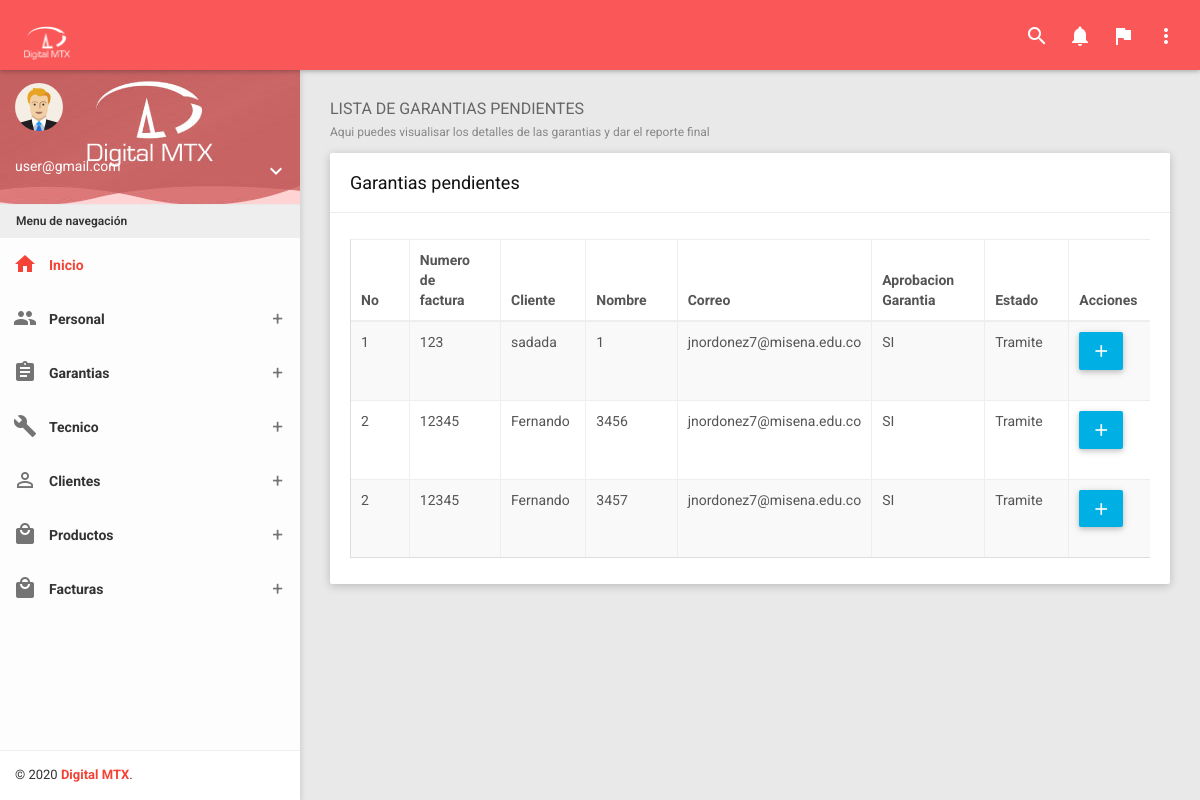
Before: /?controller=technical&method=list (signed in) with the older database file.
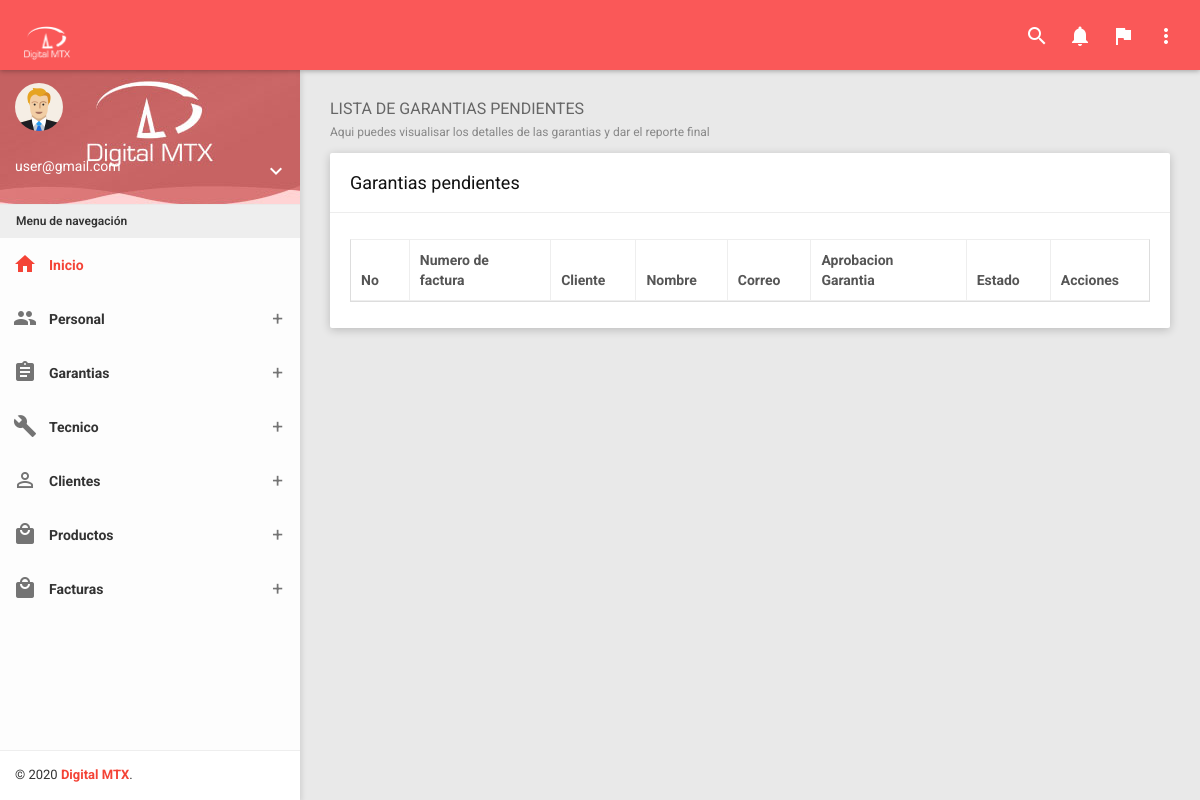
After: the same page with the newer database file.
### tables this page shows
CREATE TABLE `mg_garantia` (
  `id` int(11) NOT NULL,
  `No_garantia` varchar(20) NOT NULL,
  `Fecha_ingreso` date NOT NULL,
  `Hora_ingreso` varchar(50) NOT NULL,
  `Numero_Factura` varchar(50) NOT NULL,
  `Punto_Venta` varchar(50) NOT NULL,
  `Fecha_Compra` date NOT NULL,
  `Nombre_Cliente` varchar(50) NOT NULL,
  `Identificacion_Cliente` varchar(50) NOT NULL,
  `Correo_Cliente` varchar(50) NOT NULL,
  `Direccion_Cliente` varchar(50) NOT NULL,
  `Proveedor` varchar(50) NOT NULL,
  `Flete` varchar(5) NOT NULL,
  `Departamento` varchar(50) DEFAULT NULL,
  `Municipio` varchar(50) DEFAULT NULL,
  `Valor_Flete` varchar(40) DEFAULT NULL,
  `No_Guia` varchar(20) DEFAULT NULL,
  `Transportadora` varchar(50) DEFAULT NULL,
  `Observacion_Empleado` text NOT NULL,
  `Empleado` varchar(50) NOT NULL
);

CREATE TABLE `mg_detalle_garantia` (
  `id` int(11) NOT NULL,
  `Codigo_Producto` varchar(50) DEFAULT NULL,
  `Descripcion_Producto` text DEFAULT NULL,
  `Marca_Producto` varchar(50) DEFAULT NULL,
  `Sello_Producto` varchar(50) DEFAULT NULL,
  `Referencia` varchar(50) DEFAULT NULL,
  `Id_Garantia` int(11) DEFAULT NULL,
  `Observacion_Cliente` text DEFAULT NULL,
  `Aprobacion_Garantia` varchar(5) DEFAULT NULL,
  `Estado` varchar(50) DEFAULT NULL,
  `Observacion_Final` text DEFAULT NULL
);

### Models/Technical.php (called while the page is built, shortened)
<?php
class Technical
{
	private $pdo;
	public function __construct()
	{
		try {
			$this->pdo = new Conexion;
		} catch (PDOException $e) {
			die($e->getMessage());
		}
	}
	public function getAll()
	{
		try {
			$strSql = "SELECT g.*,d.id as idDetalle ,d.Codigo_Producto as idProducto,d.Descripcion_Producto as DescripcionP ,d.Marca_Producto as Marca ,d.Sello_Producto as Serie ,d.Referencia as ReferenciaProducto , d.Id_Garantia as N_garantia , d.Observacion_Cliente as ObsCliente , d.Aprobacion_Garantia as Aprobo, d.Estado as EstadoG   FROM  mg_garantia g INNER JOIN mg_detalle_garantia d ON g.id = d.Id_Garantia WHERE d.Estado = 'Tramite' OR d.Estado = 'Solucionado por servicio tecnico' OR d.Estado = 'Pendiente por servicio tecnico'";
			$query = $this->pdo->select($strSql);
			return $query;
		} catch (PDOException $e) {
			die($e->getMessage());
		}
	}
}

### Providers/Database.php (called while the page is built, shortened)
<?php
class Conexion extends PDO
{
	public function select($strSql, $arrayData = array(), $fetchMode = PDO::FETCH_OBJ)
	{
		$query = $this->prepare($strSql);
		if (!$query->execute())
			echo "Error, la consulta no se realizó";
		else
			return $query->fetchAll($fetchMode);
	}
}

### Views/Technicals/list.php (the view)
<section class="content">
        <div class="container-fluid">
            <div class="block-header">
                <h2>
                    LISTA DE GARANTIAS PENDIENTES
                    <small>Aqui puedes visualisar los detalles de las garantias y dar el reporte final</small>
                </h2>
            </div>
            <div class="row clearfix">
                <div class="col-lg-12 col-md-12 col-sm-12 col-xs-12">
                    <div class="card">
                        <div class="header">
                            <h2>
                                Garantias pendientes
                            </h2>
                        </div>
                        <div class="body">
                            <div class="table-responsive">
                                <table class="table table-bordered table-striped table-hover dataTable <?php echo $_SESSION['user']->cargo == "Administrador" ? 'js-exportable ' : 'js-basic-example' ?>">
                                    <thead>
                                        <tr>
                                            <th>No</th>
                                            <th>Numero de factura</th>
                                            <th>Cliente</th>
                                            <th>Nombre</th>
                                            <th>Correo</th>
                                            <th>Aprobacion Garantia</th>
                                            <th>Estado</th>
                                            <th>Acciones</th>
                                        </tr>
                                    </thead>
                                    <tbody>
                                        <?php foreach ($technicals as $key => $technical) { ?>
                                            <tr>
                                                <td><?php echo $technical->N_garantia ?></td>
                                                <td><?php echo $technical->Numero_Factura ?></td>
                                                <td><?php echo $technical->Nombre_Cliente ?></td>
                                                <td><?php echo $technical->idProducto ?></td>
                                                <td><?php echo $technical->Correo_Cliente ?></td>
                                                <td><?php echo $technical->Aprobo ?></td>
                                                <td><?php echo $technical->EstadoG ?></td>
                                                <td>
                                                    <div class="row clearfix">
                                                        <?php if ($technical->EstadoG == "Tramite" || $technical->EstadoG == "Pendiente por servicio tecnico") { ?>
                                                            <div class="col-sm-6">
                                                                <a href="?controller=technical&method=details&name=<?php echo $technical->DescripcionP?>&id=<?php echo $technical->idDetalle ?>" class="btn btn-info"><i class="material-icons">add</i></a>
                                                            </div>
                                                        <?php } ?>
                                                    </div>
                                                </td>
                                            </tr>
                                        <?php }?>
                                    </tbody>
                                </table>
                            </div>
                        </div>
                    </div>
                </div>
            </div>
        </div>
    </section>

### index.php (shortened to what this page needs)
<?php
require 'Providers/Database.php';
$controller = 'LoginController';
if(!isset($_REQUEST['controller'])) {
	require 'Controllers/'.$controller. '.php';
	$controller = ucwords($controller);
	$controller = new $controller;
	$controller->index();
} else {
	$method = isset($_REQUEST['method']) ? $_REQUEST['method'] : 'index';
	$controller = new $controller;
	call_user_func(array($controller, $method));
}

### Controllers/TechnicalController.php (shortened to what this page needs)
<?php
require 'Models/Technical.php';
class TechnicalController
{
	private $model;
	public function __construct()
	{
		$this->model = new Technical;
	}
	public function list()
	{
		if (isset($_SESSION['user'])) {
			require 'Views/Layout.php';
			$technicals = $this->model->getAll();
			require 'Views/Technicals/list.php';
		}else{
			header('Location: ?controller=login');
		}
	}
}

### Views/Layout.php (shortened to what this page needs)
<!DOCTYPE html>
<html>
<head>
    <link href="Assets/plugins/bootstrap/css/bootstrap.css" rel="stylesheet">
    <link href="Assets/plugins/node-waves/waves.css" rel="stylesheet" />
    <link href="Assets/plugins/animate-css/animate.css" rel="stylesheet" />
    <link href="Assets/plugins/morrisjs/morris.css" rel="stylesheet" />
    <link href="Assets/plugins/bootstrap-material-datetimepicker/css/bootstrap-material-datetimepicker.css" rel="stylesheet" />
    <link href="Assets/plugins/bootstrap-datepicker/css/bootstrap-datepicker.css" rel="stylesheet" />
    <link href="Assets/plugins/waitme/waitMe.css" rel="stylesheet" />
    <link href="Assets/plugins/bootstrap-select/css/bootstrap-select.css" rel="stylesheet" />
    <link href="Assets/plugins/jquery-datatable/skin/bootstrap/css/dataTables.bootstrap.css" rel="stylesheet">
    <link href="Assets/plugins/sweetalert/sweetalert.css" rel="stylesheet" />
    <link href="Assets/css/styleAdmin.css" rel="stylesheet">
    <link href="Assets/css/themes/all-themes.css" rel="stylesheet" />
</head>
<body class="theme-red">
    <nav class="navbar">
        <div class="container-fluid">
            <div class="navbar-header">
                <a class="navbar-brand" href="?controller=person&method=template">
                    <img src="Assets/img/logo.png" width="50"></img>
                </a>
            </div>
            <div class="collapse navbar-collapse" id="navbar-collapse">
                <ul class="nav navbar-nav navbar-right">
                    <li><a href="javascript:void(0);" class="js-search" data-close="true"><i class="material-icons">search</i></a></li>
                    <li class="dropdown">
                        <a href="javascript:void(0);" class="dropdown-toggle" data-toggle="dropdown" role="button">
                            <i class="material-icons">notifications</i>
                        </a>
                    </li>
                    <li class="dropdown">
                        <a href="javascript:void(0);" class="dropdown-toggle" data-toggle="dropdown" role="button">
                            <i class="material-icons">flag</i>
                        </a>
                    </li>
                    <li class="pull-right"><a href="javascript:void(0);" class="js-right-sidebar" data-close="true"><i class="material-icons">more_vert</i></a></li>
                </ul>
            </div>
        </div>
    </nav>
    <section>
        <aside id="leftsidebar" class="sidebar">
            <div class="user-info">
                <div class="image">
                    <img src="Assets/img/user.png" width="48" height="48" alt="User" />
                </div>
                <div class="info-container">
                    <div class="name" data-toggle="dropdown" aria-haspopup="true" aria-expanded="false">
                        <?php
                            if ($_SESSION['user']->cargo == "Administrador") {
                                echo $_SESSION['user']->usuario;
                            } elseif ($_SESSION['user']->cargo == "Tecnico" || $_SESSION['user']->cargo == "Recepcion" ) {
                                echo $_SESSION['user']->nombre;
                            }
                        ?>
                    </div>
                    <div class="btn-group user-helper-dropdown">
                        <i class="material-icons" data-toggle="dropdown" aria-haspopup="true" aria-expanded="true">keyboard_arrow_down</i>
                    </div>
                </div>
            </div>
            <div class="menu">
                <ul class="list">
                    <li class="header">Menu de navegación</li>
                    <li class="active">
                        <a href="?controller=person&method=template">
                            <i class="material-icons">home</i>
                            <span>Inicio</span>
                        </a>
                    </li>
                    <?php if ($_SESSION['user']->cargo == 'Administrador') { ?>
                        <li>
                        <a href="javascript:void(0);" class="menu-toggle">
                            <i class="material-icons">people</i>
                            <span>Personal</span>
                        </a>
                    </li>
                    <li>
                        <a href="javascript:void(0);" class="menu-toggle">
                            <i class="material-icons">assignment</i>
                            <span>Garantias</span>
                        </a>
                    </li>
                    <li>
                        <a href="javascript:void(0);" class="menu-toggle">
                            <i class="material-icons">build</i>
                            <span>Tecnico</span>
                        </a>
                    </li>
                    <li>
                        <a href="javascript:void(0);" class="menu-toggle">
                            <i class="material-icons">person_outline</i>
                            <span>Clientes</span>
                        </a>
                    </li>
                    <li>
                        <a href="javascript:void(0);" class="menu-toggle">
                            <i class="material-icons">local_mall</i>
                            <span>Productos</span>
                        </a>
                    </li>
                    <li>
                        <a href="javascript:void(0);" class="menu-toggle">
                            <i class="material-icons">local_mall</i>
                            <span>Facturas</span>
                        </a>
                    </li>
                    <?php } ?>
                </ul>
            </div>
            <div class="legal">
                <div class="copyright">
                    &copy; <?php echo date('Y');?> <a href="javascript:void(0);">Digital MTX</a>.
                </div>
            </div>
        </aside>
    </section>
</body>
</html>

### Assets/css/themes/all-themes.css (style rules this page uses)
.theme-red .navbar-brand { color: #fff; }
.theme-red .nav>li>a { color: #fff; }
.theme-red .sidebar .menu .list li.active { background-color: transparent; }
.theme-red .sidebar .menu .list li.active> :first-child i, .theme-red .sidebar .menu .list li.active> :first-child span { color: #F44336; }
.theme-red .sidebar .menu .list .toggled { background-color: transparent; }
.theme-red .sidebar .legal { background-color: #fff; }
.theme-red .sidebar .legal .copyright a { color: #F44336 !important; }

Changed rows visible on the page:
removed mg_garantia: mg_detalle_garantia.Id_Garantia "1", Numero_Factura "123", Nombre_Cliente "sadada", mg_detalle_garantia.Codigo_Producto "1", Correo_Cliente "jnordonez7@misena.edu.co", mg_detalle_garantia.Aprobacion_Garantia "SI", mg_detalle_garantia.Estado "Tramite"
removed mg_garantia: mg_detalle_garantia.Id_Garantia "2", Numero_Factura "12345", Nombre_Cliente "Fernando", mg_detalle_garantia.Codigo_Producto "3456", Correo_Cliente "jnordonez7@misena.edu.co", mg_detalle_garantia.Aprobacion_Garantia "SI", mg_detalle_garantia.Estado "Tramite", mg_detalle_garantia.Codigo_Producto "3457"
